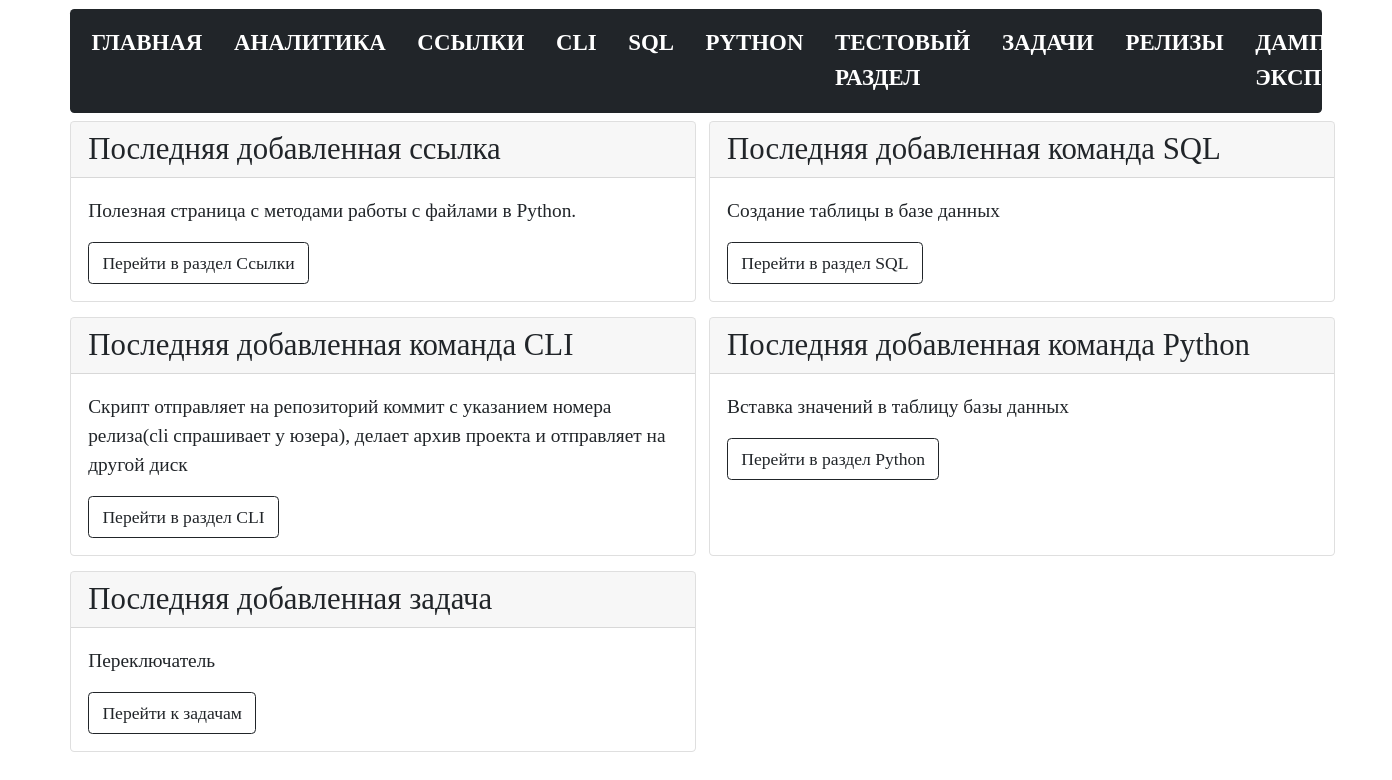
Before: / with the older database file.
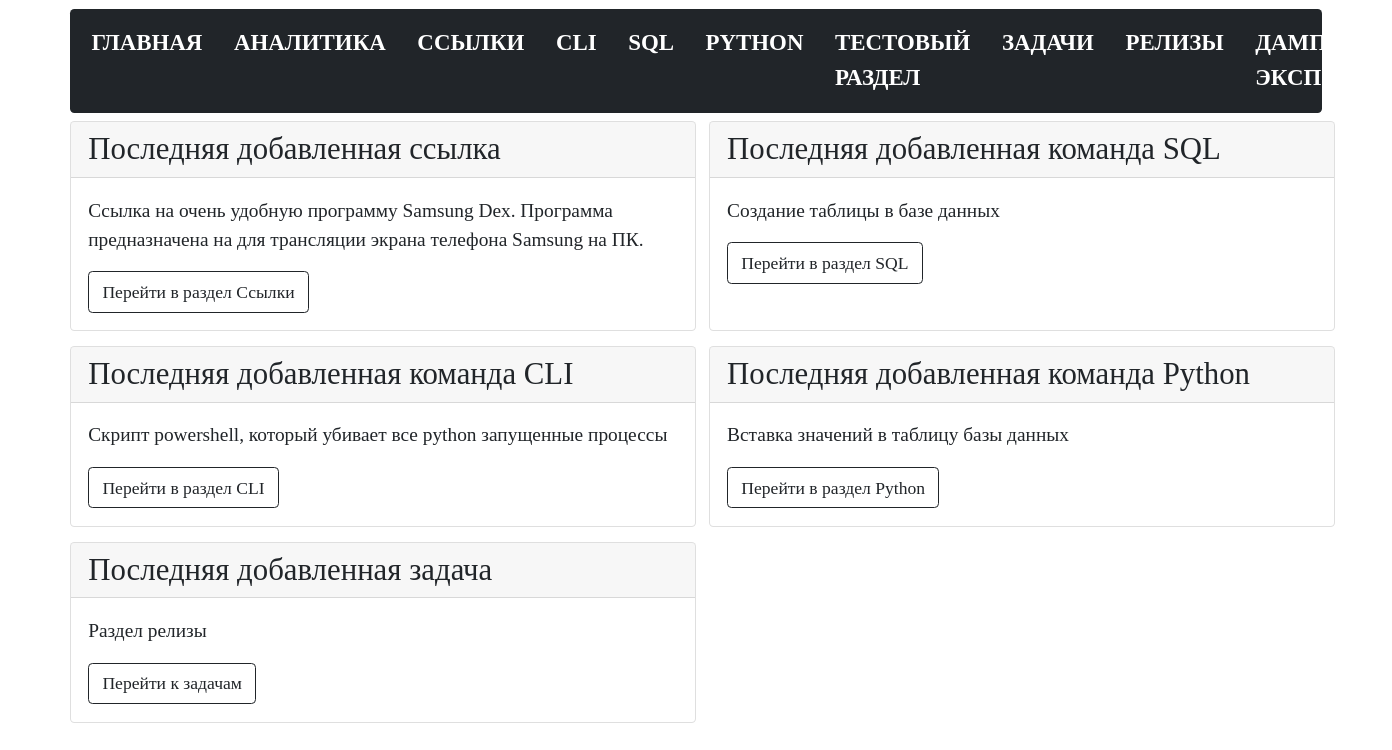
After: the same page with the newer database file.
### tables this page shows
CREATE TABLE "links"
(
    links_id      INTEGER
        primary key autoincrement,
    links_name    TEXT not null,
    links_command TEXT not null
);

CREATE TABLE "bash" (
    bash_id INTEGER PRIMARY KEY AUTOINCREMENT,
    bash_command TEXT NOT NULL,
    bash_name TEXT NOT NULL
  );

CREATE TABLE tasks (
  task_id INTEGER PRIMARY KEY AUTOINCREMENT,
  task_name TEXT NOT NULL,
  task_description TEXT NOT NULL,
  task_status TEXT NOT NULL DEFAULT Новая
);

### modules/index.py (the view)
@bp.route("/")
def index():
    conn = connect.get_db_connection()
    last_links = conn.execute("SELECT * FROM links ORDER BY 1 DESC").fetchone()
    last_sql = conn.execute("SELECT * FROM sql ORDER BY 1 DESC").fetchone()
    last_bash = conn.execute("SELECT * FROM bash ORDER BY 1 DESC").fetchone()
    last_python = conn.execute("SELECT * FROM python ORDER BY 1 DESC").fetchone()
    last_task = conn.execute("SELECT * FROM tasks ORDER BY 1 DESC").fetchone()
    return flask.render_template("index.html",
                                 last_links=last_links,
                                 last_sql=last_sql,
                                 last_bash=last_bash,
                                 last_python=last_python,
                                 last_task=last_task,
                                 )

### modules/connect.py (called while the page is built)
def get_db_connection():
    db_path = os.path.join(BASE_DIR, '../database.db')
    conn = sqlite3.connect(db_path)
    conn.row_factory = sqlite3.Row
    return conn

### templates/index.html (shortened to what this page needs)
{% extends "base.html" %}
{% block content %}
{% include 'index_content.html' %}
{% endblock %}

### templates/index_content.html
<div class="container-index-page">
   <div class="card">
      <div class="card-header h3">Последняя добавленная ссылка</div>
      <div class="card-body">
         <p class="card-text">
            {{ last_links.links_name }}</p>
         <a href="{{ url_for('links_list_commands.links_list_commands') }}" class="btn btn-outline-dark">Перейти в раздел Ссылки</a>
      </div>
   </div>
   <div class="card">
      <div class="card-header h3">Последняя добавленная команда SQL</div>
      <div class="card-body">
         <p class="card-text">
            {{ last_sql.sql_name }}</p>
         <a href="{{ url_for('sql_list_commands.sql_list_commands') }}" class="btn btn-outline-dark">Перейти в раздел SQL</a>
      </div>
   </div>
   <div class="card">
      <div class="card-header h3">Последняя добавленная команда CLI</div>
      <div class="card-body">
         <p class="card-text">
            {{ last_bash.bash_name }}</p>
         <a href="{{ url_for('bash_list_commands.bash_list_commands') }}" class="btn btn-outline-dark">Перейти в раздел CLI</a>
      </div>
   </div>
   <div class="card">
      <div class="card-header h3">Последняя добавленная команда Python</div>
      <div class="card-body">
         <p class="card-text">
            {{ last_python.python_name }}</p>
         <a href="{{ url_for('python_list_commands.python_list_commands') }}" class="btn btn-outline-dark">Перейти в раздел Python</a>
      </div>
   </div>
   <div class="card">
      <div class="card-header h3">Последняя добавленная задача</div>
      <div class="card-body">
         <p class="card-text">
            {{ last_task.task_name }}</p>
         <a href="{{ url_for('tasks.tasks') }}" class="btn btn-outline-dark">Перейти к задачам</a>
      </div>
   </div>
   </div>

Changed rows visible on the page:
no longer on this page (row unchanged): links: links_name "Полезная страница с методами работы с файлами в Python."
no longer on this page (row unchanged): bash: bash_name "Скрипт отправляет на репозиторий коммит с указанием номера релиза(cli спрашивает у юзера), делает архив проекта и отправляет на другой диск"
no longer on this page (row unchanged): tasks: task_name "Переключатель"
added links: links_name "Ссылка на очень удобную программу Samsung Dex. Программа предназначена на для трансляции экрана телефона Samsung на ПК."
added bash: bash_name "Скрипт powershell, который убивает все python запущенные процессы"
added tasks: task_name "Раздел релизы"
